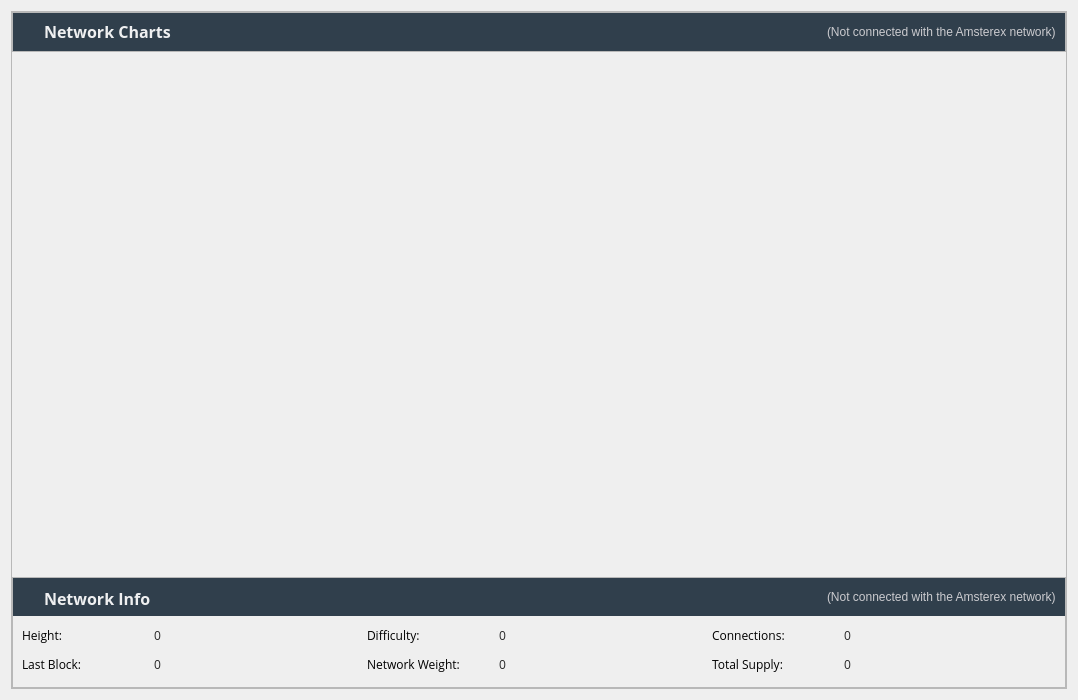
<?xml version="1.0" encoding="UTF-8"?>
<ui version="4.0">
 <class>StatisticsPage</class>
 <widget class="QWidget" name="StatisticsPage">
  <property name="geometry">
   <rect>
    <x>0</x>
    <y>0</y>
    <width>1078</width>
    <height>700</height>
   </rect>
  </property>
  <property name="sizePolicy">
   <sizepolicy hsizetype="Expanding" vsizetype="Expanding">
    <horstretch>0</horstretch>
    <verstretch>0</verstretch>
   </sizepolicy>
  </property>
  <property name="windowTitle">
   <string>Form</string>
  </property>
  <property name="styleSheet">
   <string notr="true">font-family:'Open Sans, sans-serif';</string>
  </property>
  <layout class="QGridLayout" name="gridLayout">
   <property name="sizeConstraint">
    <enum>QLayout::SetMaximumSize</enum>
   </property>
   <property name="topMargin">
    <number>11</number>
   </property>
   <item row="0" column="0">
    <widget class="QFrame" name="diffplotframe">
     <property name="frameShape">
      <enum>QFrame::StyledPanel</enum>
     </property>
     <property name="frameShadow">
      <enum>QFrame::Raised</enum>
     </property>
     <layout class="QVBoxLayout" name="verticalLayout_5">
      <property name="leftMargin">
       <number>0</number>
      </property>
      <property name="topMargin">
       <number>0</number>
      </property>
      <property name="rightMargin">
       <number>0</number>
      </property>
      <property name="bottomMargin">
       <number>0</number>
      </property>
      <item>
       <widget class="QFrame" name="frameTop_2">
        <property name="maximumSize">
         <size>
          <width>16777215</width>
          <height>58</height>
         </size>
        </property>
        <property name="frameShape">
         <enum>QFrame::StyledPanel</enum>
        </property>
        <property name="frameShadow">
         <enum>QFrame::Raised</enum>
        </property>
        <layout class="QVBoxLayout" name="verticalLayout_4_1">
         <property name="spacing">
          <number>1</number>
         </property>
         <property name="leftMargin">
          <number>0</number>
         </property>
         <property name="topMargin">
          <number>0</number>
         </property>
         <property name="rightMargin">
          <number>0</number>
         </property>
         <property name="bottomMargin">
          <number>0</number>
         </property>
         <item>
          <widget class="QWidget" name="widget" native="true">
           <property name="minimumSize">
            <size>
             <width>0</width>
             <height>38</height>
            </size>
           </property>
           <property name="maximumSize">
            <size>
             <width>16777215</width>
             <height>38</height>
            </size>
           </property>
           <property name="styleSheet">
            <string notr="true">background-color: #303F4C;</string>
           </property>
           <layout class="QHBoxLayout" name="horizontalLayout_4_1">
            <property name="spacing">
             <number>6</number>
            </property>
            <property name="topMargin">
             <number>0</number>
            </property>
            <property name="bottomMargin">
             <number>0</number>
            </property>
            <item>
             <widget class="QLabel" name="label">
              <property name="minimumSize">
               <size>
                <width>16</width>
                <height>0</height>
               </size>
              </property>
              <property name="maximumSize">
               <size>
                <width>16</width>
                <height>16777215</height>
               </size>
              </property>
              <property name="text">
               <string>&lt;html&gt;&lt;head/&gt;&lt;body&gt;&lt;p&gt;&lt;img src=&quot;:/icons/chart&quot;/&gt;&lt;/p&gt;&lt;/body&gt;&lt;/html&gt;</string>
              </property>
             </widget>
            </item>
            <item>
             <widget class="QLabel" name="label_5_1">
              <property name="font">
               <font>
                <family>Open Sans, sans-serif</family>
               </font>
              </property>
              <property name="styleSheet">
               <string notr="true">margin-top:-2px;</string>
              </property>
              <property name="text">
               <string>&lt;html&gt;&lt;head/&gt;&lt;body&gt;&lt;p&gt;&lt;span style=&quot; font-size:16px; font-weight:600; color:#eff0f1;&quot;&gt; Network Charts&lt;/span&gt;&lt;/p&gt;&lt;/body&gt;&lt;/html&gt;</string>
              </property>
             </widget>
            </item>
            <item>
             <spacer name="horizontalSpacer_2_1">
              <property name="orientation">
               <enum>Qt::Horizontal</enum>
              </property>
              <property name="sizeHint" stdset="0">
               <size>
                <width>40</width>
                <height>20</height>
               </size>
              </property>
             </spacer>
            </item>
            <item>
             <widget class="QLabel" name="labelNetworkStatusCharts">
              <property name="toolTip">
               <string>The displayed information may be out of date. Your wallet automatically synchronizes with the Amsterex network after a connection is established, but this process has not completed yet.</string>
              </property>
              <property name="styleSheet">
               <string notr="true">QLabel { color: #CBCBCF; }</string>
              </property>
              <property name="text">
               <string notr="true">(Not connected with the Amsterex network)</string>
              </property>
              <property name="alignment">
               <set>Qt::AlignLeading|Qt::AlignLeft|Qt::AlignVCenter</set>
              </property>
             </widget>
            </item>
           </layout>
          </widget>
         </item>
        </layout>
       </widget>
      </item>
      <item>
       <widget class="QWidget" name="widget2" native="true">
        <property name="sizePolicy">
         <sizepolicy hsizetype="Preferred" vsizetype="Maximum">
          <horstretch>0</horstretch>
          <verstretch>0</verstretch>
         </sizepolicy>
        </property>
        <layout class="QHBoxLayout" name="horizontalLayout">
         <property name="spacing">
          <number>6</number>
         </property>
         <property name="topMargin">
          <number>0</number>
         </property>
         <property name="bottomMargin">
          <number>0</number>
         </property>
        </layout>
       </widget>
      </item>
      <item>
       <widget class="QCustomPlot" name="diffplot_pos" native="true">
        <property name="sizePolicy">
         <sizepolicy hsizetype="Expanding" vsizetype="Expanding">
          <horstretch>0</horstretch>
          <verstretch>0</verstretch>
         </sizepolicy>
        </property>
        <property name="minimumSize">
         <size>
          <width>355</width>
          <height>175</height>
         </size>
        </property>
        <property name="maximumSize">
         <size>
          <width>3000</width>
          <height>3000</height>
         </size>
        </property>
       </widget>
      </item>
      <item>
       <widget class="QCustomPlot" name="diffplot_weight" native="true">
        <property name="sizePolicy">
         <sizepolicy hsizetype="Expanding" vsizetype="Expanding">
          <horstretch>0</horstretch>
          <verstretch>0</verstretch>
         </sizepolicy>
        </property>
        <property name="minimumSize">
         <size>
          <width>350</width>
          <height>175</height>
         </size>
        </property>
       </widget>
      </item>
      <item>
       <widget class="QFrame" name="frameTop_3">
        <property name="frameShape">
         <enum>QFrame::StyledPanel</enum>
        </property>
        <property name="frameShadow">
         <enum>QFrame::Raised</enum>
        </property>
        <layout class="QVBoxLayout" name="verticalLayout_4_1_2">
         <property name="spacing">
          <number>1</number>
         </property>
         <property name="leftMargin">
          <number>0</number>
         </property>
         <property name="topMargin">
          <number>0</number>
         </property>
         <property name="rightMargin">
          <number>0</number>
         </property>
         <item>
          <widget class="QWidget" name="widget3" native="true">
           <property name="maximumSize">
            <size>
             <width>16777215</width>
             <height>38</height>
            </size>
           </property>
           <property name="styleSheet">
            <string notr="true">background-color: #303F4C;</string>
           </property>
           <layout class="QHBoxLayout" name="horizontalLayout_4_1_2">
            <property name="spacing">
             <number>6</number>
            </property>
            <item>
             <widget class="QLabel" name="label_2">
              <property name="minimumSize">
               <size>
                <width>16</width>
                <height>0</height>
               </size>
              </property>
              <property name="maximumSize">
               <size>
                <width>16</width>
                <height>16777215</height>
               </size>
              </property>
              <property name="text">
               <string>&lt;html&gt;&lt;head/&gt;&lt;body&gt;&lt;p&gt;&lt;img src=&quot;:/icons/network&quot;/&gt;&lt;/p&gt;&lt;/body&gt;&lt;/html&gt;</string>
              </property>
             </widget>
            </item>
            <item>
             <widget class="QLabel" name="label_5_1_2">
              <property name="font">
               <font>
                <family>Open Sans, sans-serif</family>
               </font>
              </property>
              <property name="styleSheet">
               <string notr="true">margin-top:-2px;</string>
              </property>
              <property name="text">
               <string>&lt;html&gt;&lt;head/&gt;&lt;body&gt;&lt;p&gt;&lt;span style=&quot; font-size:16px; font-weight:600; color:#eff0f1;&quot;&gt; Network Info&lt;/span&gt;&lt;/p&gt;&lt;/body&gt;&lt;/html&gt;</string>
              </property>
             </widget>
            </item>
            <item>
             <spacer name="horizontalSpacer_2_1_2">
              <property name="orientation">
               <enum>Qt::Horizontal</enum>
              </property>
              <property name="sizeHint" stdset="0">
               <size>
                <width>40</width>
                <height>20</height>
               </size>
              </property>
             </spacer>
            </item>
            <item>
             <widget class="QLabel" name="labelNetworkStatus">
              <property name="toolTip">
               <string>The displayed information may be out of date. Your wallet automatically synchronizes with the Amsterex network after a connection is established, but this process has not completed yet.</string>
              </property>
              <property name="styleSheet">
               <string notr="true">QLabel { color: #CBCBCF; }</string>
              </property>
              <property name="text">
               <string notr="true">(Not connected with the Amsterex network)</string>
              </property>
              <property name="alignment">
               <set>Qt::AlignLeading|Qt::AlignLeft|Qt::AlignVCenter</set>
              </property>
             </widget>
            </item>
           </layout>
          </widget>
         </item>
         <item>
          <layout class="QHBoxLayout" name="horizontalLayout_5">
           <property name="leftMargin">
            <number>9</number>
           </property>
           <property name="topMargin">
            <number>10</number>
           </property>
           <property name="rightMargin">
            <number>9</number>
           </property>
           <property name="bottomMargin">
            <number>5</number>
           </property>
           <item>
            <layout class="QFormLayout" name="formLayout_2_1">
             <property name="fieldGrowthPolicy">
              <enum>QFormLayout::AllNonFixedFieldsGrow</enum>
             </property>
             <property name="horizontalSpacing">
              <number>12</number>
             </property>
             <property name="verticalSpacing">
              <number>12</number>
             </property>
             <item row="0" column="0">
              <widget class="QLabel" name="label_6_1">
               <property name="sizePolicy">
                <sizepolicy hsizetype="MinimumExpanding" vsizetype="Preferred">
                 <horstretch>0</horstretch>
                 <verstretch>0</verstretch>
                </sizepolicy>
               </property>
               <property name="minimumSize">
                <size>
                 <width>120</width>
                 <height>0</height>
                </size>
               </property>
               <property name="baseSize">
                <size>
                 <width>80</width>
                 <height>0</height>
                </size>
               </property>
               <property name="font">
                <font>
                 <family>Open Sans, sans-serif</family>
                </font>
               </property>
               <property name="text">
                <string>Height:</string>
               </property>
              </widget>
             </item>
             <item row="0" column="1">
              <widget class="QLabel" name="heightBox">
               <property name="font">
                <font>
                 <family>Open Sans, sans-serif</family>
                </font>
               </property>
               <property name="cursor">
                <cursorShape>IBeamCursor</cursorShape>
               </property>
               <property name="toolTip">
                <string>Current number of blocks found in the AME Network</string>
               </property>
               <property name="text">
                <string notr="true">&lt;html&gt;&lt;head/&gt;&lt;body&gt;&lt;p&gt;&lt;span style=&quot; color:#272727;&quot;&gt;0&lt;/span&gt;&lt;/p&gt;&lt;/body&gt;&lt;/html&gt;</string>
               </property>
               <property name="textInteractionFlags">
                <set>Qt::LinksAccessibleByMouse|Qt::TextSelectableByKeyboard|Qt::TextSelectableByMouse</set>
               </property>
              </widget>
             </item>
             <item row="1" column="0">
              <widget class="QLabel" name="label_3_1">
               <property name="sizePolicy">
                <sizepolicy hsizetype="MinimumExpanding" vsizetype="Preferred">
                 <horstretch>0</horstretch>
                 <verstretch>0</verstretch>
                </sizepolicy>
               </property>
               <property name="minimumSize">
                <size>
                 <width>120</width>
                 <height>0</height>
                </size>
               </property>
               <property name="baseSize">
                <size>
                 <width>80</width>
                 <height>0</height>
                </size>
               </property>
               <property name="font">
                <font>
                 <family>Open Sans, sans-serif</family>
                </font>
               </property>
               <property name="text">
                <string>Last Block:</string>
               </property>
              </widget>
             </item>
             <item row="1" column="1">
              <widget class="QLabel" name="localBox">
               <property name="font">
                <font>
                 <family>Open Sans, sans-serif</family>
                </font>
               </property>
               <property name="cursor">
                <cursorShape>IBeamCursor</cursorShape>
               </property>
               <property name="toolTip">
                <string>Time when the last block was found in the AME Network</string>
               </property>
               <property name="text">
                <string notr="true">&lt;html&gt;&lt;head/&gt;&lt;body&gt;&lt;p&gt;&lt;span style=&quot; color:#272727;&quot;&gt;0&lt;/span&gt;&lt;/p&gt;&lt;/body&gt;&lt;/html&gt;</string>
               </property>
               <property name="textInteractionFlags">
                <set>Qt::LinksAccessibleByMouse|Qt::TextSelectableByKeyboard|Qt::TextSelectableByMouse</set>
               </property>
              </widget>
             </item>
            </layout>
           </item>
           <item>
            <layout class="QFormLayout" name="formLayout_2_2">
             <property name="fieldGrowthPolicy">
              <enum>QFormLayout::AllNonFixedFieldsGrow</enum>
             </property>
             <property name="horizontalSpacing">
              <number>12</number>
             </property>
             <property name="verticalSpacing">
              <number>12</number>
             </property>
             <item row="0" column="0">
              <widget class="QLabel" name="label_6_2">
               <property name="sizePolicy">
                <sizepolicy hsizetype="MinimumExpanding" vsizetype="Preferred">
                 <horstretch>0</horstretch>
                 <verstretch>0</verstretch>
                </sizepolicy>
               </property>
               <property name="minimumSize">
                <size>
                 <width>120</width>
                 <height>0</height>
                </size>
               </property>
               <property name="baseSize">
                <size>
                 <width>80</width>
                 <height>0</height>
                </size>
               </property>
               <property name="font">
                <font>
                 <family>Open Sans, sans-serif</family>
                </font>
               </property>
               <property name="text">
                <string>Difficulty:</string>
               </property>
              </widget>
             </item>
             <item row="0" column="1">
              <widget class="QLabel" name="diffBox2">
               <property name="font">
                <font>
                 <family>Open Sans, sans-serif</family>
                </font>
               </property>
               <property name="cursor">
                <cursorShape>IBeamCursor</cursorShape>
               </property>
               <property name="toolTip">
                <string>Current Proof-of-Stake Difficulty in the AME Network</string>
               </property>
               <property name="text">
                <string notr="true">&lt;html&gt;&lt;head/&gt;&lt;body&gt;&lt;p&gt;&lt;span style=&quot; color:#272727;&quot;&gt;0&lt;/span&gt;&lt;/p&gt;&lt;/body&gt;&lt;/html&gt;</string>
               </property>
               <property name="textInteractionFlags">
                <set>Qt::LinksAccessibleByMouse|Qt::TextSelectableByKeyboard|Qt::TextSelectableByMouse</set>
               </property>
              </widget>
             </item>
             <item row="1" column="0">
              <widget class="QLabel" name="label_3_3">
               <property name="sizePolicy">
                <sizepolicy hsizetype="MinimumExpanding" vsizetype="Preferred">
                 <horstretch>0</horstretch>
                 <verstretch>0</verstretch>
                </sizepolicy>
               </property>
               <property name="minimumSize">
                <size>
                 <width>120</width>
                 <height>0</height>
                </size>
               </property>
               <property name="baseSize">
                <size>
                 <width>80</width>
                 <height>0</height>
                </size>
               </property>
               <property name="font">
                <font>
                 <family>Open Sans, sans-serif</family>
                </font>
               </property>
               <property name="text">
                <string>Network Weight:</string>
               </property>
              </widget>
             </item>
             <item row="1" column="1">
              <widget class="QLabel" name="maxBox">
               <property name="font">
                <font>
                 <family>Open Sans, sans-serif</family>
                </font>
               </property>
               <property name="cursor">
                <cursorShape>IBeamCursor</cursorShape>
               </property>
               <property name="toolTip">
                <string>Current total Stake Weight in the AME Network</string>
               </property>
               <property name="text">
                <string notr="true">&lt;html&gt;&lt;head/&gt;&lt;body&gt;&lt;p&gt;&lt;span style=&quot; color:#272727;&quot;&gt;0&lt;/span&gt;&lt;/p&gt;&lt;/body&gt;&lt;/html&gt;</string>
               </property>
               <property name="textInteractionFlags">
                <set>Qt::LinksAccessibleByMouse|Qt::TextSelectableByKeyboard|Qt::TextSelectableByMouse</set>
               </property>
              </widget>
             </item>
            </layout>
           </item>
           <item>
            <layout class="QFormLayout" name="formLayout_2_3">
             <property name="fieldGrowthPolicy">
              <enum>QFormLayout::AllNonFixedFieldsGrow</enum>
             </property>
             <property name="horizontalSpacing">
              <number>12</number>
             </property>
             <property name="verticalSpacing">
              <number>12</number>
             </property>
             <item row="0" column="0">
              <widget class="QLabel" name="weight">
               <property name="sizePolicy">
                <sizepolicy hsizetype="MinimumExpanding" vsizetype="Preferred">
                 <horstretch>0</horstretch>
                 <verstretch>0</verstretch>
                </sizepolicy>
               </property>
               <property name="minimumSize">
                <size>
                 <width>120</width>
                 <height>0</height>
                </size>
               </property>
               <property name="baseSize">
                <size>
                 <width>80</width>
                 <height>0</height>
                </size>
               </property>
               <property name="font">
                <font>
                 <family>Open Sans, sans-serif</family>
                </font>
               </property>
               <property name="layoutDirection">
                <enum>Qt::RightToLeft</enum>
               </property>
               <property name="text">
                <string>Connections:</string>
               </property>
              </widget>
             </item>
             <item row="0" column="1">
              <widget class="QLabel" name="connectionBox">
               <property name="font">
                <font>
                 <family>Open Sans, sans-serif</family>
                </font>
               </property>
               <property name="toolTip">
                <string>Current amount of connections your wallet has to the AME Network</string>
               </property>
               <property name="text">
                <string notr="true">&lt;html&gt;&lt;head/&gt;&lt;body&gt;&lt;p&gt;&lt;span style=&quot; color:#272727;&quot;&gt;0&lt;/span&gt;&lt;/p&gt;&lt;/body&gt;&lt;/html&gt;</string>
               </property>
               <property name="textInteractionFlags">
                <set>Qt::LinksAccessibleByMouse|Qt::TextSelectableByKeyboard|Qt::TextSelectableByMouse</set>
               </property>
              </widget>
             </item>
             <item row="1" column="0">
              <widget class="QLabel" name="supply">
               <property name="sizePolicy">
                <sizepolicy hsizetype="MinimumExpanding" vsizetype="Preferred">
                 <horstretch>0</horstretch>
                 <verstretch>0</verstretch>
                </sizepolicy>
               </property>
               <property name="minimumSize">
                <size>
                 <width>120</width>
                 <height>0</height>
                </size>
               </property>
               <property name="baseSize">
                <size>
                 <width>80</width>
                 <height>0</height>
                </size>
               </property>
               <property name="font">
                <font>
                 <family>Open Sans, sans-serif</family>
                </font>
               </property>
               <property name="layoutDirection">
                <enum>Qt::RightToLeft</enum>
               </property>
               <property name="text">
                <string>Total Supply:</string>
               </property>
              </widget>
             </item>
             <item row="1" column="1">
              <widget class="QLabel" name="volumeBox">
               <property name="font">
                <font>
                 <family>Open Sans, sans-serif</family>
                </font>
               </property>
               <property name="toolTip">
                <string>Total amount of AME in circulation</string>
               </property>
               <property name="text">
                <string notr="true">&lt;html&gt;&lt;head/&gt;&lt;body&gt;&lt;p&gt;&lt;span style=&quot; color:#272727;&quot;&gt;0&lt;/span&gt;&lt;/p&gt;&lt;/body&gt;&lt;/html&gt;</string>
               </property>
               <property name="textInteractionFlags">
                <set>Qt::LinksAccessibleByMouse|Qt::TextSelectableByKeyboard|Qt::TextSelectableByMouse</set>
               </property>
              </widget>
             </item>
            </layout>
           </item>
          </layout>
         </item>
        </layout>
       </widget>
      </item>
     </layout>
    </widget>
   </item>
  </layout>
 </widget>
 <customwidgets>
  <customwidget>
   <class>QCustomPlot</class>
   <extends>QWidget</extends>
   <header>qt/qcustomplot.h</header>
   <container>1</container>
  </customwidget>
 </customwidgets>
 <resources/>
 <connections/>
</ui>
